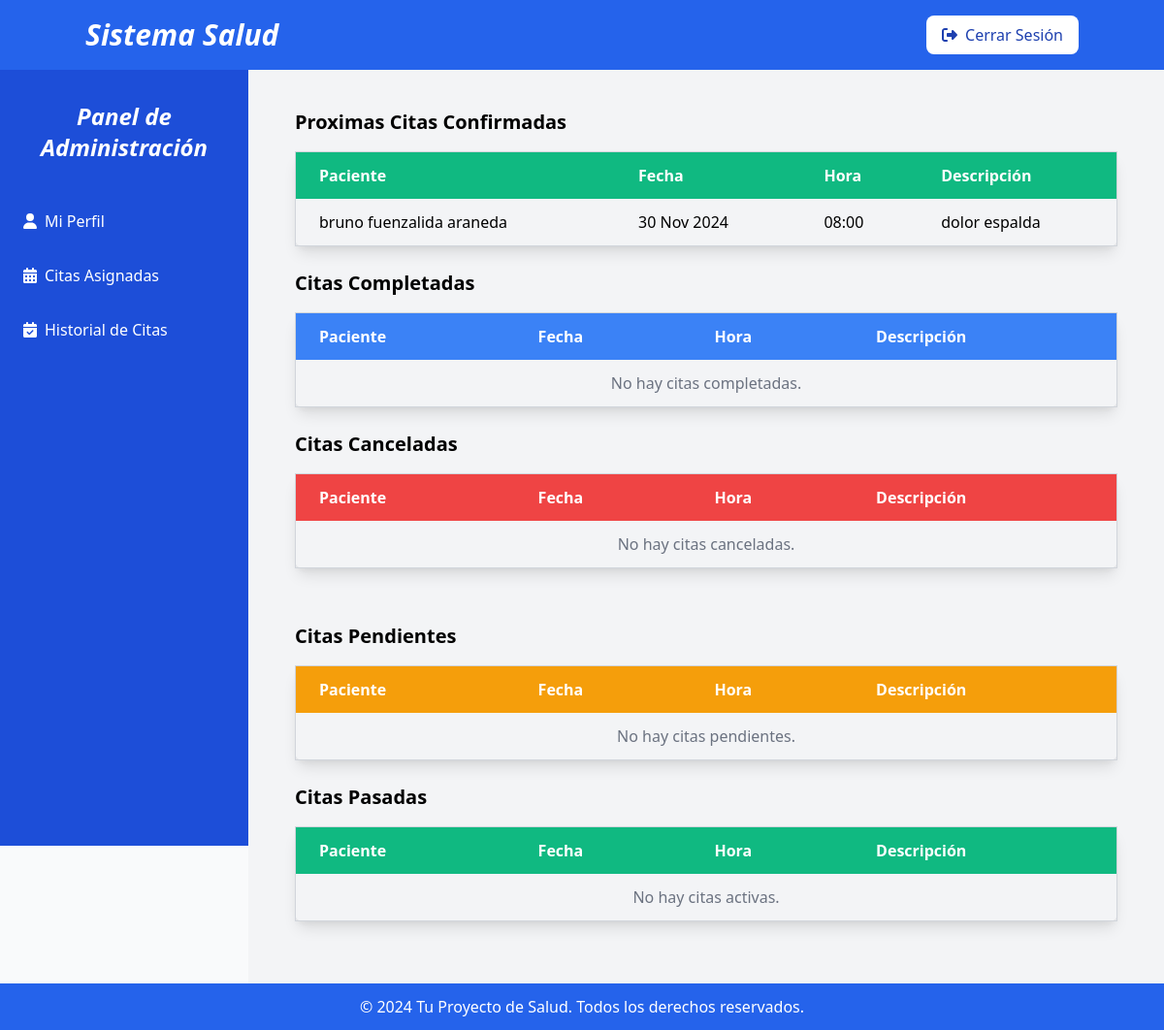
The app's page /citas/citas/ (signed in) with its own data.
### citas/models.py (models this page shows, shortened)
class Cita(models.Model):
    ESTADO_CHOICES = [
        ('pendiente', 'Pendiente'),
        ('confirmada', 'Confirmada'),
        ('completada','Completada'),
        ('cancelada_paciente', 'Cancelada por el Paciente'),
        ('cancelada_profesional', 'Cancelada por el Profesional'),
    ]
    paciente = models.ForeignKey(CustomUser, on_delete=models.CASCADE, related_name='citas_paciente')
    profesional = models.ForeignKey(CustomUser, on_delete=models.CASCADE, related_name='citas_profesional')
    fecha = models.DateField()
    descripcion = models.TextField(blank=True)
    hora_inicio = models.CharField(max_length=10)  # Formato HH:MM
    es_bloqueado = models.BooleanField(default=False)
    duracion = models.IntegerField()  # Duración de la cita en minutos
    estado_cita = models.CharField(max_length=50, choices=ESTADO_CHOICES, default='pendiente')
    notas = models.TextField(blank=True, null=True)
    objects = CitaManager()  # Usar el manager personalizado
    def completada(self):
        """Completada la cita por el profesional."""
        self.estado_cita = 'completada'
        self.save()
    class Meta:
        ordering = ['fecha']
        indexes = [
            models.Index(fields=['fecha']),
            models.Index(fields=['estado_cita']),
        ]

### usuarios/models.py (models this page shows, shortened)
class CustomUser(AbstractUser):
    USER_TYPE_CHOICES = [
        ('paciente', 'Paciente'),
        ('profesional', 'Profesional de la Salud'),
    ]
    user_type = models.CharField(max_length=100, choices=USER_TYPE_CHOICES)
    email = models.EmailField(unique=True)
    full_name = models.CharField(max_length=100)
    phone = models.CharField(max_length=15)
    comuna = models.CharField(max_length=100, blank=True, null=True)
    ciudad = models.CharField(max_length=100, blank=True, null=True)
    bio = models.TextField(blank=True, null=True)
    profile_picture = models.ImageField(upload_to='profile_pics/', blank=True, null=True)
    specialties = models.CharField(max_length=200, blank=True, null=True)
    rating = models.DecimalField(max_digits=3, decimal_places=2, null=True, blank=True)
    class Meta:
        indexes = [
            models.Index(fields=['ciudad']),
            models.Index(fields=['comuna']),
            models.Index(fields=['specialties']),
        ]

### citas/views.py (the view)
# urls.py: path('citas/', views.citas_view, name='citas'),
def citas_view(request):
    citas_activas = Cita.objects.filter(profesional=request.user, fecha__gte=datetime.now(), estado_cita="confirmada")
    citas_pendientes = Cita.objects.filter(estado_cita="pendiente")  # Aún no confirmadas
    citas_confirmadas = Cita.objects.filter(fecha__gte=datetime.now(),estado_cita="confirmada")  # Confirmadas por el usuario o sistema
    citas_pasadas = Cita.objects.filter(profesional=request.user, fecha__lt=datetime.now())
    citas_completadas = Cita.objects.filter(estado_cita="completada")
    citas_canceladas = Cita.objects.filter(profesional=request.user, estado_cita__in=['cancelada_paciente','cancelada_paciente'])
    context = {
        'citas_pasadas':citas_pasadas,
        'citas_pendientes': citas_pendientes,
        'citas_confirmadas': citas_confirmadas,
        'citas_completadas': citas_completadas,
        'citas_canceladas': citas_canceladas,
    }
    return render(request, 'citas/citas.html', context)

### templates/citas/citas.html (shortened to what this page needs)
{% extends 'base.html' %}
{% block content %}
<div class="container mx-auto p-4">
    <h2 class="text-xl font-bold mb-4">Proximas Citas Confirmadas</h2>
    <table class="table-auto w-full border-collapse border border-gray-300 rounded-lg shadow-lg mb-6">
        <thead class="bg-green-500 text-white text-left">
            <tr>
                <th class="py-3 px-6">Paciente</th>
                <th class="py-3 px-6">Fecha</th>
                <th class="py-3 px-6">Hora</th>
                <th class="py-3 px-6">Descripción</th>
            </tr>
        </thead>
        <tbody class="divide-y divide-gray-200">
            {% for cita in citas_confirmadas %}
            <tr class="hover:bg-gray-100 transition-colors">
                <td class="py-3 px-6">{{ cita.paciente.full_name }}</td>
                <td class="py-3 px-6">{{ cita.fecha|date:"d M Y" }}</td>
                <td class="py-3 px-6">{{ cita.hora_inicio }}</td>
                <td class="py-3 px-6">{{ cita.descripcion }}</td>
            </tr>
            {% empty %}
            <tr>
                <td colspan="4" class="py-3 px-6 text-center text-gray-500">No hay citas confirmadas.</td>
            </tr>
            {% endfor %}
        </tbody>
    </table>
    <h2 class="text-xl font-bold mb-4">Citas Completadas</h2>
    <table class="table-auto w-full border-collapse border border-gray-300 rounded-lg shadow-lg mb-6">
        <thead class="bg-blue-500 text-white text-left">
            <tr>
                <th class="py-3 px-6">Paciente</th>
                <th class="py-3 px-6">Fecha</th>
                <th class="py-3 px-6">Hora</th>
                <th class="py-3 px-6">Descripción</th>
            </tr>
        </thead>
        <tbody class="divide-y divide-gray-200">
            {% for cita in citas_completadas %}
            <tr class="hover:bg-gray-100 transition-colors">
                <td class="py-3 px-6 text-left">{{ cita.paciente.full_name }}</td>
                <td class="py-3 px-6 text-left">{{ cita.fecha|date:"d M Y" }}</td>
                <td class="py-3 px-6 text-left">{{ cita.hora_inicio }}</td>
                <td class="py-3 px-6 text-left">{{ cita.descripcion }}</td>
            </tr>
            {% empty %}
            <tr>
                <td colspan="4" class="py-3 px-6 text-center text-gray-500">No hay citas completadas.</td>
            </tr>
            {% endfor %}
        </tbody>
    </table>
    <h2 class="text-xl font-bold mb-4">Citas Canceladas</h2>
    <table class="table-auto w-full border-collapse border border-gray-300 rounded-lg shadow-lg mb-6">
        <thead class="bg-red-500 text-white text-left">
            <tr>
                <th class="py-3 px-6">Paciente</th>
                <th class="py-3 px-6">Fecha</th>
                <th class="py-3 px-6">Hora</th>
                <th class="py-3 px-6">Descripción</th>
            </tr>
        </thead>
        <tbody class="divide-y divide-gray-200">
            {% for cita in citas_canceladas %}
            <tr class="hover:bg-gray-100 transition-colors">
                <td class="py-3 px-6 text-left">{{ cita.paciente.full_name }}</td>
                <td class="py-3 px-6 text-left">{{ cita.fecha|date:"d M Y" }}</td>
                <td class="py-3 px-6 text-left">{{ cita.hora_inicio }}</td>
                <td class="py-3 px-6 text-left">{{ cita.descripcion }}</td>
            </tr>
            {% empty %}
            <tr>
                <td colspan="4" class="py-3 px-6 text-center text-gray-500">No hay citas canceladas.</td>
            </tr>
            {% endfor %}
        </tbody>
    </table>
</div>
<div class="container mx-auto p-4">
    <h2 class="text-xl font-bold mb-4">Citas Pendientes</h2>
    <table class="table-auto w-full border-collapse border border-gray-300 rounded-lg shadow-lg mb-6">
        <thead class="bg-yellow-500 text-white text-left">
            <tr>
                <th class="py-3 px-6">Paciente</th>
                <th class="py-3 px-6">Fecha</th>
                <th class="py-3 px-6">Hora</th>
                <th class="py-3 px-6">Descripción</th>
            </tr>
        </thead>
        <tbody class="divide-y divide-gray-200">
            {% for cita in citas_pendientes %}
            <tr class="hover:bg-gray-100 transition-colors">
                <td class="py-3 px-6">{{ cita.paciente.full_name }}</td>
                <td class="py-3 px-6">{{ cita.fecha|date:"d M Y" }}</td>
                <td class="py-3 px-6">{{ cita.hora_inicio }}</td>
                <td class="py-3 px-6">{{ cita.descripcion }}</td>
            </tr>
            {% empty %}
            <tr>
                <td colspan="4" class="py-3 px-6 text-center text-gray-500">No hay citas pendientes.</td>
            </tr>
            {% endfor %}
        </tbody>
    </table>
    <h2 class="text-xl font-bold mb-4">Citas Pasadas</h2>
    <table class="table-auto w-full border-collapse border border-gray-300 rounded-lg shadow-lg mb-6">
        <thead class="bg-green-500 text-white text-left">
            <tr>
                <th class="py-3 px-6">Paciente</th>
                <th class="py-3 px-6">Fecha</th>
                <th class="py-3 px-6">Hora</th>
                <th class="py-3 px-6">Descripción</th>
            </tr>
        </thead>
        <tbody class="divide-y divide-gray-200">
            {% for cita in citas_pasadas %}
            <tr class="hover:bg-gray-100 transition-colors">
                <td class="py-3 px-6 text-left">{{ cita.paciente.full_name }}</td>
                <td class="py-3 px-6 text-left">{{ cita.fecha|date:"d M Y" }}</td>
                <td class="py-3 px-6 text-left">{{ cita.hora_inicio }}</td>
                <td class="py-3 px-6 text-left">{{ cita.descripcion }}</td>
            </tr>
            {% empty %}
            <tr>
                <td colspan="4" class="py-3 px-6 text-center text-gray-500">No hay citas activas.</td>
            </tr>
            {% endfor %}
        </tbody>
    </table>
</div>
{% endblock %}

### records on screen
Cita: paciente.full_name "bruno fuenzalida araneda", fecha "30 Nov 2024", hora_inicio "08:00", descripcion "dolor espalda"
